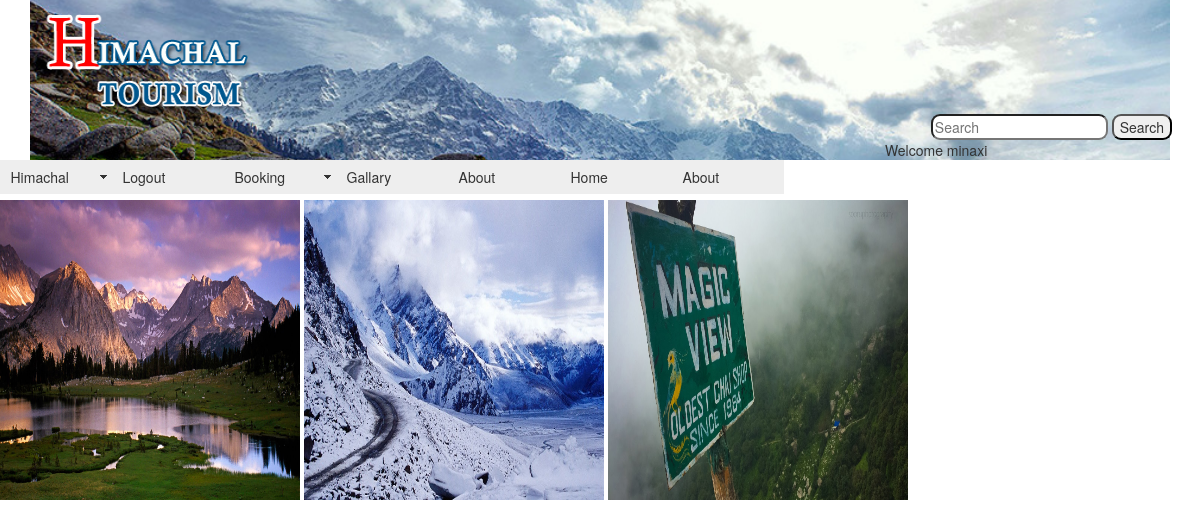
The page /php/gallary.php (signed in) on the database its author committed.
### tables this page shows
CREATE TABLE `menu_items_tbl` (
  `id` int(200) NOT NULL,
  `items` varchar(250) NOT NULL,
  `items_path` varchar(200) NOT NULL
);

CREATE TABLE `pic_tbl` (
  `id` int(200) NOT NULL,
  `photo` varchar(100) NOT NULL
);

### php/gallary.php (the view, shortened to what this page needs)
<?php
include('header.php')?>
<div class="content">
   <?php include('home_menu.php')?>
   <br>
   <br>
   <?php
$con=mysqli_connect("localhost","root","","reg_db");
$query="select * from pic_tbl";
$c=mysqli_query($con,$query);
 while ($row=mysqli_fetch_array($c))
            {
				?>
				<img src="../admin/uploads/<?php echo $row['photo'];?>" alt="displpay picture " height="300" width="300">
            <?php
			}
            ?>

### php/menulist.php
 <?php
$con=mysqli_connect("localhost","root","","menu_tbl");
$query="select * from menu_items_tbl";
$c=mysqli_query($con,$query);
 while ($row=mysqli_fetch_array($c))
            {
				?>
				<li><a href="<?php echo $row['items_path'];?>"><?php echo $row['items'];?></a></li>
            <?php
			}
            ?>
	</ul>

### css/nav.css (style rules this page uses)
a:link { color:#414958; }

### php/SpryAssets/SpryMenuBarHorizontal.css (style rules this page uses)
ul.MenuBarHorizontal li { margin: 0; padding: 0; list-style-type: none; font-size: 100%; position: relative; text-align: left; cursor: pointer; width: 8em; float: left; }
ul.MenuBarHorizontal a { display: block; cursor: pointer; background-color: #EEE; padding: 0.5em 0.75em; color: #333; text-decoration: none; }

### rows shown on the page
menu_items_tbl: items "Gallary"
menu_items_tbl: items "About"
menu_items_tbl: items "Home"
menu_items_tbl: items "About"
pic_tbl: photo (picture)
pic_tbl: photo (picture)
pic_tbl: photo (picture)

### other values the page prints
$_SESSION[ 'user'] "minaxi"
